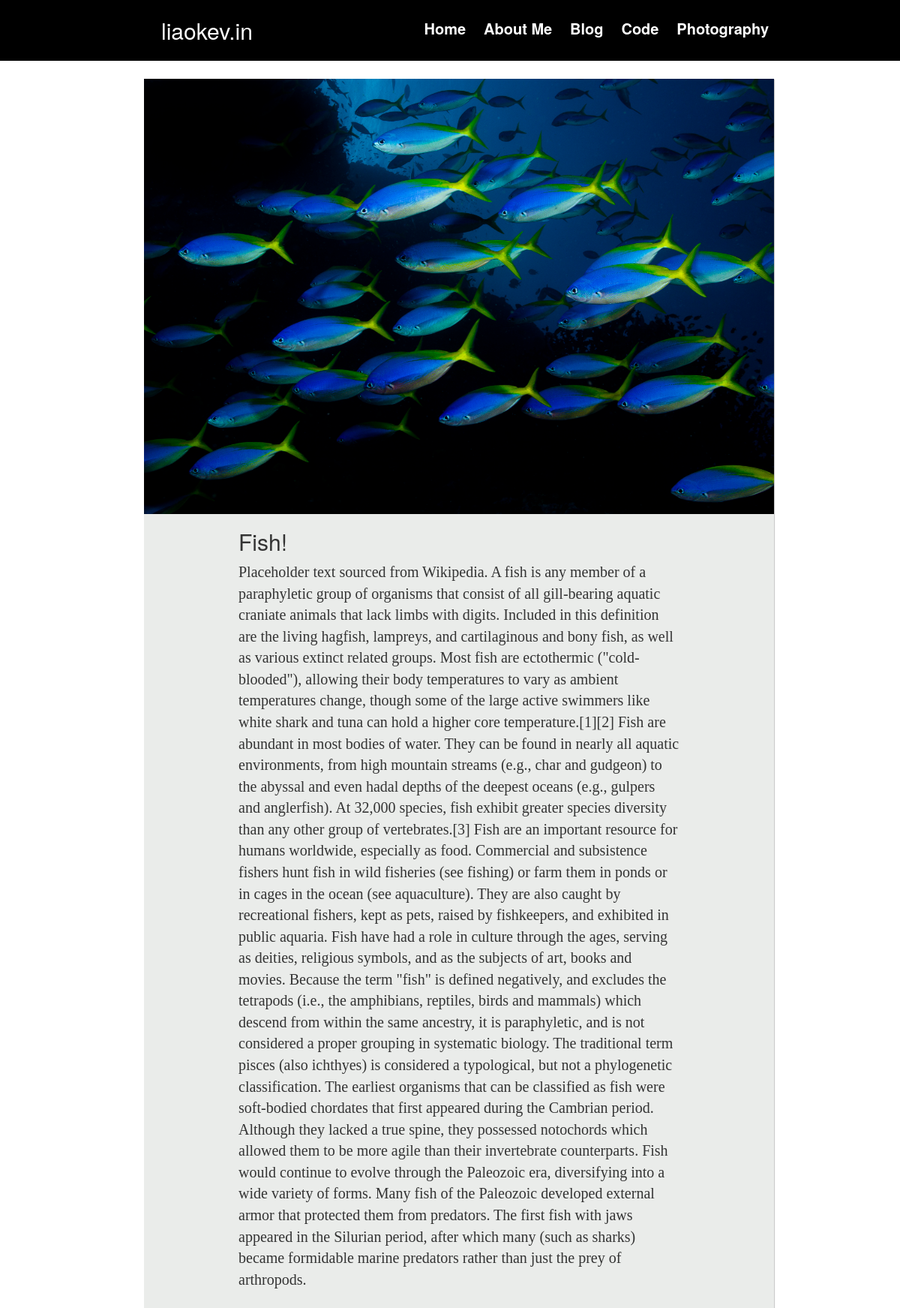
Page /blog/1/ on the committed database.
### blog/models.py (models this page shows, shortened)
class Blog_Post(models.Model):
    title_text = models.CharField(max_length=200)
    pub_date = models.DateTimeField('date published')
    post_photo = models.ImageField(upload_to="blog")
    post_content_text = models.TextField()

### blog/views.py (the view)
# urls.py: url(r'^(?P<post_id>\d+)/$', views.post, name='post'),
def post(request, post_id):
    blog_post = get_object_or_404(Blog_Post, pk=post_id)
    return render(request, 'blog/post.html', {'Blog_Post': blog_post})

### blog/templates/blog/post.html
{% extends 'base.html' %}
{% load staticfiles %}
{% block additional_header %}
<link rel="stylesheet" href="{% static 'styles/blog.css' %}">
{% endblock %}
{% block content %}
<div class="text_page_container">
	<img src="{{MEDIA_URL}}{{Blog_Post.post_photo}}"/>
	<div class = "text_page_body">
		<h2 class="blog_title">{{Blog_Post.title_text}}</h2>
		<div class="blog_content">{{Blog_Post.post_content_text}}</div>
	</div>
</div>
{% endblock %}

### static/styles/main.css (style rules this page uses)
.text_page_container { background-color: rgba(234,236,234,1); width: 70%; margin-top: 2%; margin-left: 16%; margin-right: 14%; margin-bottom: 2%; moz-box-shadow: 1px 1px 1px rgb(204,204,204); -webkit-box-shadow: 1px 1px 1px rgb(204,204,204); box-shadow: 1px 1px 1px rgb(204,204,204); }
.text_page_container img { width: 100%; }
.text_page_body { font-size: 18px; padding-right: 15%; padding-left: 15%; padding-bottom: 5%; margin-left: auto; margin-right: auto; }

### static/styles/blog.css (style rules this page uses)
.blog_content { font-family: Georgia,Times,Times New Roman,serif; font-size: 20px }

### rows in the picture
Blog_Post: post_photo (picture), title_text "Fish!", post_content_text "Placeholder text sourced from Wikipedia. A fish is any member of a paraphyletic group of organisms that consist of all gill-bearing aquatic craniate animals that lack limbs with digits. Included in this definition are the living hagfish, lampreys, and cartilaginous and bony fish, as well as various extinct related groups. Most fish are ectothermic (\"cold-blooded\"), allowing their body temperatures to vary as ambient temperatures change, though some of the large active swimmers like white shark and tuna can hold a higher core temperature.[1][2] Fish are abundant in most bodies of water. They can be found in nearly all aquatic environments, from high mountain streams (e.g., char and gudgeon)…"
